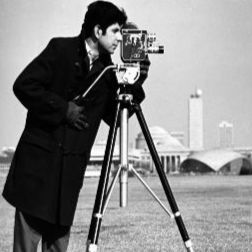
#> input picture imagens/fotografo.png, 252 x 252 px, found by its file name
$ python binarizacao_adaptativa.py
#> lines starting #> are read from the running program, lines starting #| are printed output that depends on the picture; after the words box and inside, x2 and y2 are one past the last pixel; in counts of white or black regions, pixels touching at a corner belong together
import cv2
import numpy as np
from matplotlib import pyplot as plt

imgOriginal = cv2.imread("./imagens/fotografo.png", 0)
#> imgOriginal is the input picture: shape (252, 252); min 0, max 255, mean 135.4

metodo = cv2.THRESH_BINARY_INV + cv2.THRESH_OTSU
ret, imgBinarizada = cv2.threshold(imgOriginal, 200, 255, metodo)
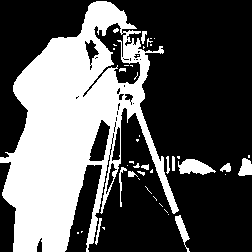
#> imgBinarizada: shape (252, 252); 34.7% white; 44 white regions (29 under 20 px), largest, box (x1, y1, x2, y2) and area: (0, 1, 179, 252) 20653, (178, 159, 216, 175) 384, (175, 215, 190, 252) 197
#> ret = 109

imgAdaptativa = cv2.adaptiveThreshold(imgOriginal, 255,
                                      cv2.ADAPTIVE_THRESH_MEAN_C,
                                      cv2.THRESH_BINARY_INV, 31, 5) #31 é o tamanho da matriz
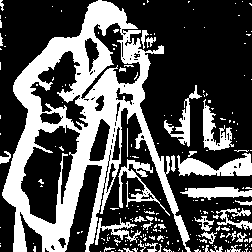
#> imgAdaptativa: shape (252, 252); 33% white; 229 white regions (194 under 20 px), largest, box (x1, y1, x2, y2) and area: (2, 0, 191, 252) 15008, (177, 153, 252, 176) 992, (118, 159, 170, 216) 671

cv2.imshow("Imagem original", imgOriginal)
cv2.imshow("Imagem binarizada", imgBinarizada)
cv2.imshow("Imagem adaptativa", imgAdaptativa)

plt.show()
cv2.waitKey(0)
cv2.destroyAllWindows

$ run again, with imagens/Noise_SP.png copied over imagens/fotografo.png
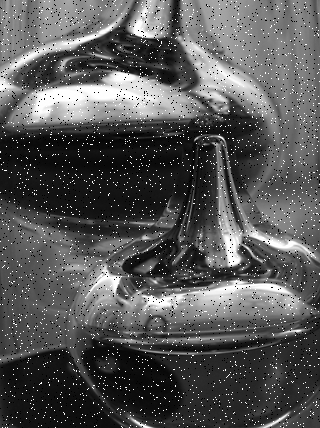
#> input picture imagens/Noise_SP.png, 320 x 428 px, found by its file name
#> imgOriginal is the input picture: shape (428, 320); min 0, max 255, mean 86.8
#> `ret, imgBinarizada = cv2.threshold(imgOriginal, 200, 255, metodo)`:
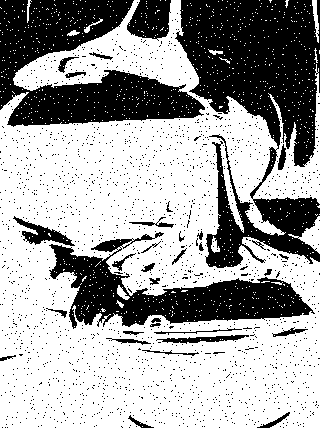
#> imgBinarizada: shape (428, 320); 63.4% white; 1851 black regions (1818 under 20 px), largest, box (x1, y1, x2, y2) and area: (175, 0, 320, 268) 20737, (0, 0, 205, 127) 13411, (49, 232, 315, 329) 9515
#> ret = 102
#> `imgAdaptativa = cv2.adaptiveThreshold(imgOriginal, 255, cv2.ADAPTIVE_T..`:
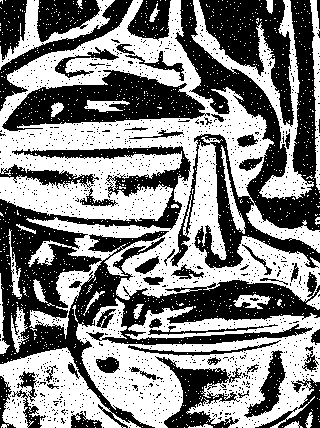
#> imgAdaptativa: shape (428, 320); 51.8% white; 1446 black regions (1397 under 20 px), largest, box (x1, y1, x2, y2) and area: (0, 145, 320, 428) 21531, (170, 0, 320, 268) 14013, (2, 70, 210, 131) 6345
